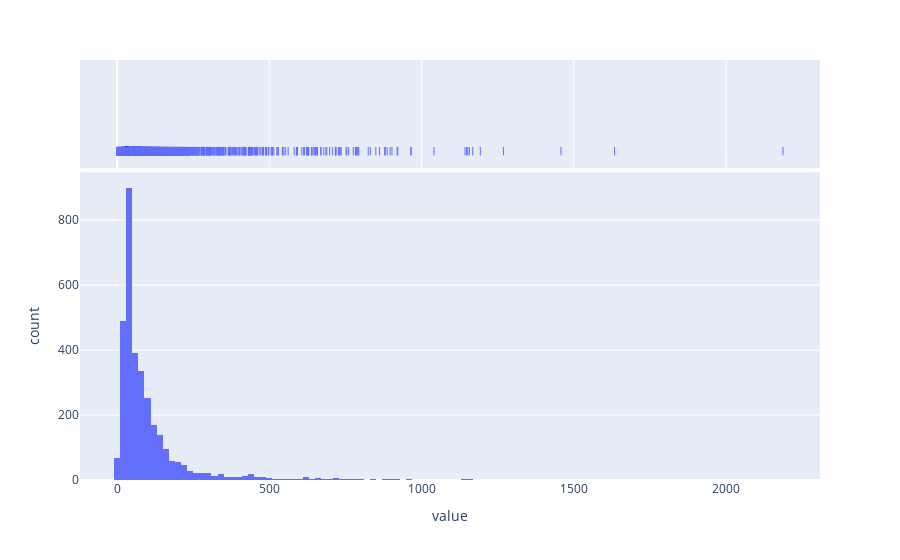

Write notebook code for a chart like this one.
### Code cell
from noa_tools import hist

import numpy as np
hist([q['nr_forecasters']+np.random.randn(1)*0.01 for q in early_resolve], info=[q['title'] for q in early_resolve])

### Figure 1 — Plotly figure (JSON) as saved in the notebook; plotly's stock layout.template omitted (floating-point values rounded to 4 significant figures; data arrays with more than 128 entries replaced by an {"elided": "..."} marker saying what was removed)
{"data": [{"alignmentgroup": "True", "bingroup": "x", "hovertemplate": "variable=0<br>value=%{x}<br>count=%{y}<extra></extra>", "legendgroup": "0", "marker": {"color": "#636efa", "pattern": {"shape": ""}}, "name": "0", "offsetgroup": "0", "orientation": "v", "showlegend": true, "type": "histogram", "x": {"elided": "3289 float values"}, "xaxis": "x", "yaxis": "y"}, {"alignmentgroup": "True", "boxpoints": "all", "fillcolor": "rgba(255,255,255,0)", "hoveron": "points", "hovertemplate": "<b>%{hovertext}</b><br><br>variable=0<br>value=%{x}<extra></extra>", "hovertext": {"elided": "3289 str values"}, "jitter": 0, "legendgroup": "0", "line": {"color": "rgba(255,255,255,0)"}, "marker": {"color": "#636efa", "symbol": "line-ns-open"}, "name": "0", "offsetgroup": "0", "showlegend": false, "type": "box", "x": {"elided": "3289 float values"}, "xaxis": "x2", "yaxis": "y2"}], "layout": {"barmode": "relative", "legend": {"title": {"text": "variable"}, "tracegroupgap": 0}, "margin": {"t": 60}, "showlegend": false, "xaxis": {"anchor": "y", "domain": [0, 1], "title": {"text": "value"}}, "xaxis2": {"anchor": "y2", "domain": [0, 1], "matches": "x", "showgrid": true, "showticklabels": false}, "yaxis": {"anchor": "x", "domain": [0, 0.7326], "title": {"text": "count"}}, "yaxis2": {"anchor": "x2", "domain": [0.7426, 1], "matches": "y2", "showgrid": false, "showline": false, "showticklabels": false, "ticks": ""}}}
